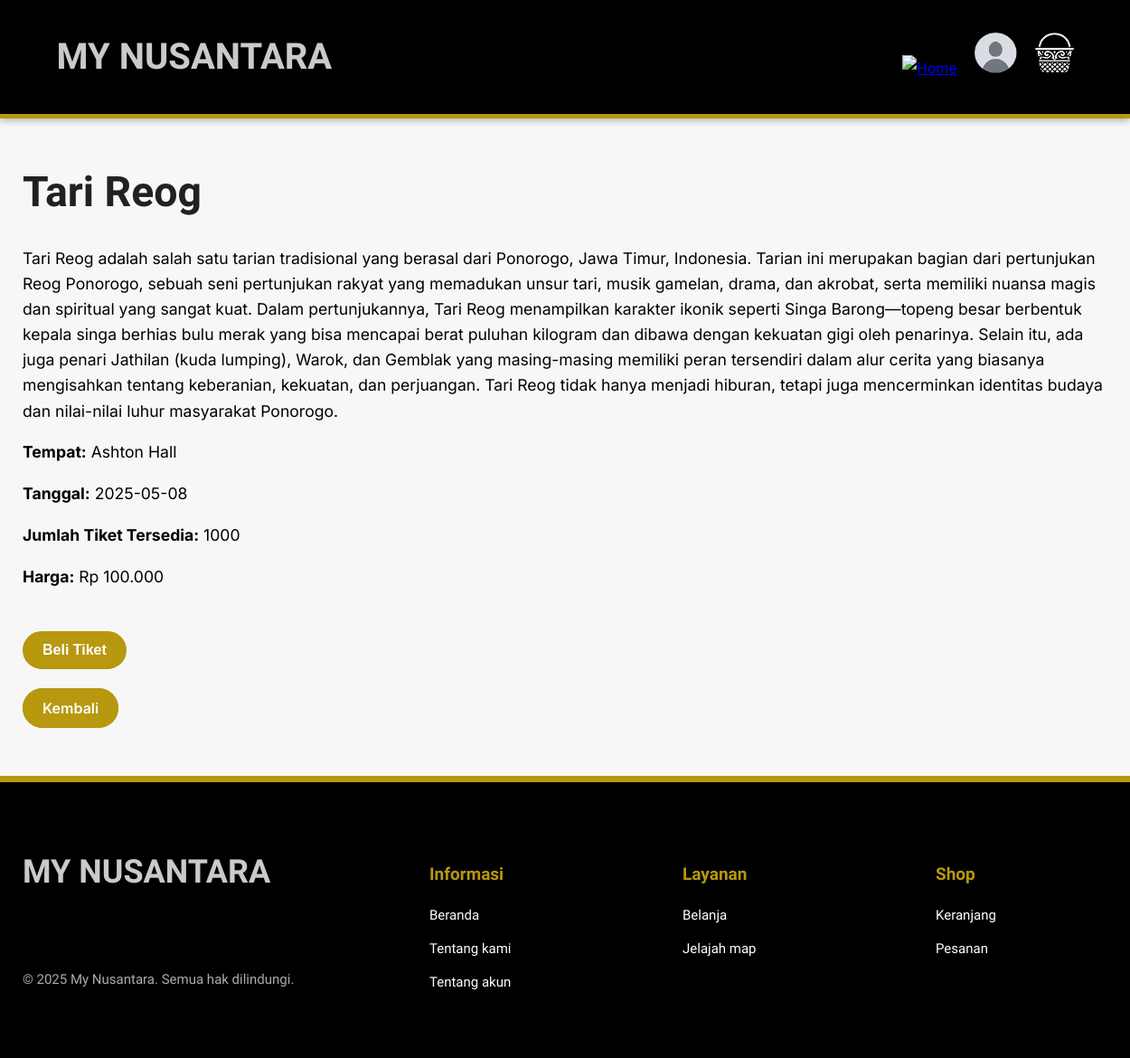
The app's page /beranda/detail_acara.php?id_acara=24 with its own data.
### tables this page shows
CREATE TABLE `acara` (
  `id_wilayah` int(50) NOT NULL,
  `id_acara` int(5) NOT NULL,
  `nama_acara` text NOT NULL,
  `tanggal_acara` date NOT NULL,
  `tempat_acara` text NOT NULL,
  `quantity` int(3) NOT NULL,
  `id_budaya` int(11) NOT NULL,
  `harga` int(100) NOT NULL,
  `deskripsi` text NOT NULL
);

### beranda/detail_acara.php (the view, shortened to what this page needs)
<?php
include 'connect.php';
$id_acara = intval($_GET['id_acara']);
$query = "SELECT * FROM acara WHERE id_acara = $id_acara LIMIT 1;";
$result = mysqli_query($conn, $query);
$acara = mysqli_fetch_assoc($result);
?>
<!DOCTYPE html>
<html lang="id">
<head>
    <link rel="stylesheet" href="/MY_NUSANTARA/css/style.css" />
</head>
<body>
    <?php include 'header.php'; ?>
    <main>
        <section class="event-detail-view" >
            <h2 class="h2a"><?php echo htmlspecialchars($acara['nama_acara']); ?></h2>
            <p><?php echo nl2br(htmlspecialchars($acara['deskripsi'])); ?></p>
            <p><strong>Tempat:</strong> <?php echo htmlspecialchars($acara['tempat_acara']); ?></p>
            <p><strong>Tanggal:</strong> <?php echo htmlspecialchars($acara['tanggal_acara']); ?></p>
            <p><strong>Jumlah Tiket Tersedia:</strong> <?php echo htmlspecialchars($acara['quantity']); ?></p>
            <p><strong>Harga:</strong> Rp <?php echo number_format($acara['harga'], 0, ",", "."); ?></p><br>
            <button class="buy-button" onclick="addToCart('acara', <?php echo $acara['id_acara']; ?>)">Beli Tiket</button><br><br>
            <a href="index1.php" class="buy-button">Kembali</a>
        </section>
    </main>
<?php include 'footer.php'; ?>
</body>
</html>

### css/style.css (style rules this page uses)
body { font-family: 'Inter', Arial, sans-serif; margin: 0; padding: 0; line-height: 1.8; background-color: #f8f7f7; display: flex; flex-direction: column; min-height: 100vh; }
html, body { height: 100%; margin: 0; scroll-behavior: smooth; display: flex; flex-direction: column; min-height: 100vh; }
main { flex: 1; }
main { padding: 40px 20px 60px; flex: 1; max-width: 1200px; margin: auto; width: 100%; }
h2 { font-size: 2.9em; margin: 0 0 10px 0; font-weight: 700; font-family: el messiri; color: #cacaca; }
.h2a { font-size: 2.9em; margin: 0 0 10px 0; font-weight: 700; font-family: el messiri; color: #212121; }
p { font-size: 1.1em; color: #000000; line-height: 1.6; }
.buy-button { background-color: #b7980f; color: #fff; padding: 12px 25px; border-radius: 25px; text-decoration: none; transition: background 0.3s ease, color 0.3s ease; border: 2px solid #b7980f; cursor: pointer; font-weight: 600; font-size: 1em; }
.buy-button { background-color: #b7980f; color: #fff; padding: 10px 20px; border-radius: 25px; text-decoration: none; transition: background 0.3s ease, color 0.3s ease; border: 2px solid #b7980f; cursor: pointer; font-weight: 600; font-size: 1em; }
.event-detail-view { border: #000; }

### records on screen
acara: nama_acara "Tari Reog", deskripsi "Tari Reog adalah salah satu tarian tradisional yang berasal dari Ponorogo, Jawa Timur, Indonesia. Tarian ini merupakan bagian dari pertunjukan Reog Ponorogo, sebuah seni pertunjukan rakyat yang memadukan unsur tari, musik gamelan, drama, dan akrobat, serta memiliki nuansa magis dan spiritual yang sangat kuat. Dalam pertunjukannya, Tari Reog menampilkan karakter ikonik seperti Singa Barong—topeng besar berbentuk kepala singa berhias bulu merak yang bisa mencapai berat puluhan kilogram dan dibawa dengan kekuatan gigi oleh penarinya. Selain itu, ada juga penari Jathilan (kuda lumping), Warok, dan Gemblak yang masing-masing memiliki peran tersendiri dalam alur cerita yang biasanya mengisahkan…", tempat_acara "Ashton Hall", tanggal_acara "2025-05-08", quantity "1000", harga "100.000"
